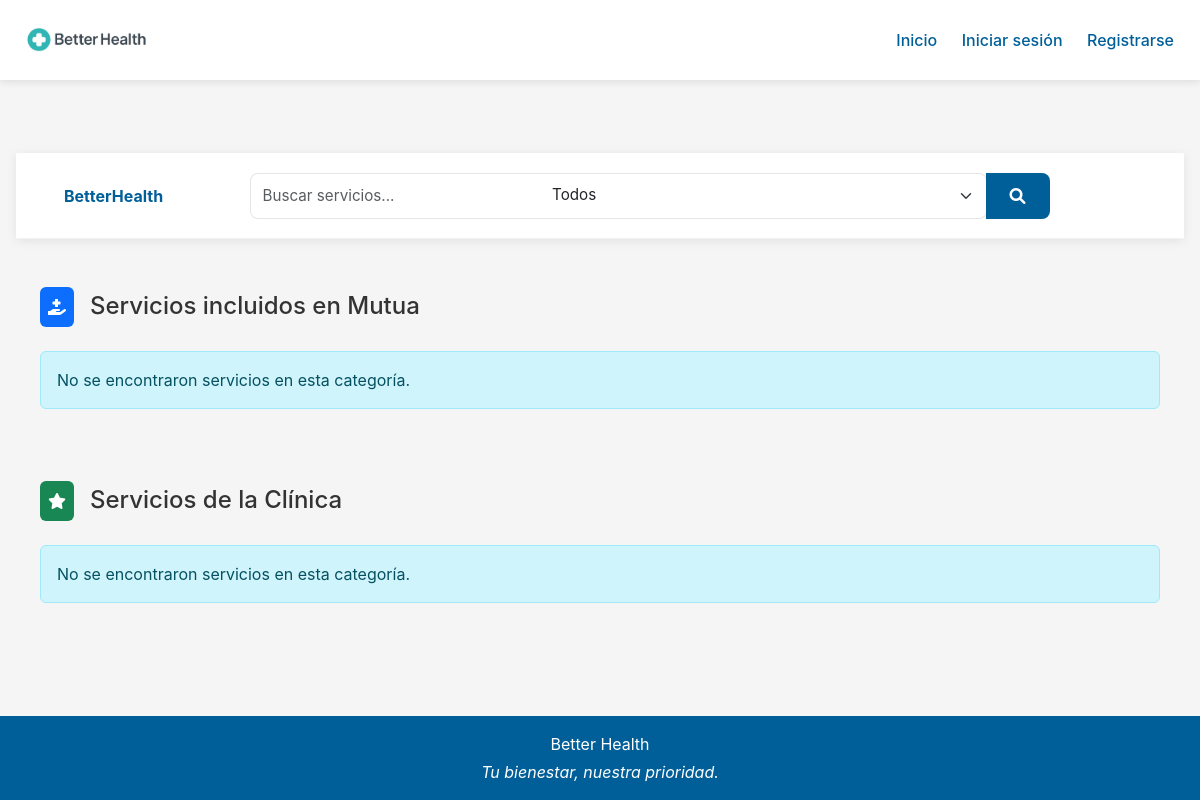
The app's page /all_services/, older data.
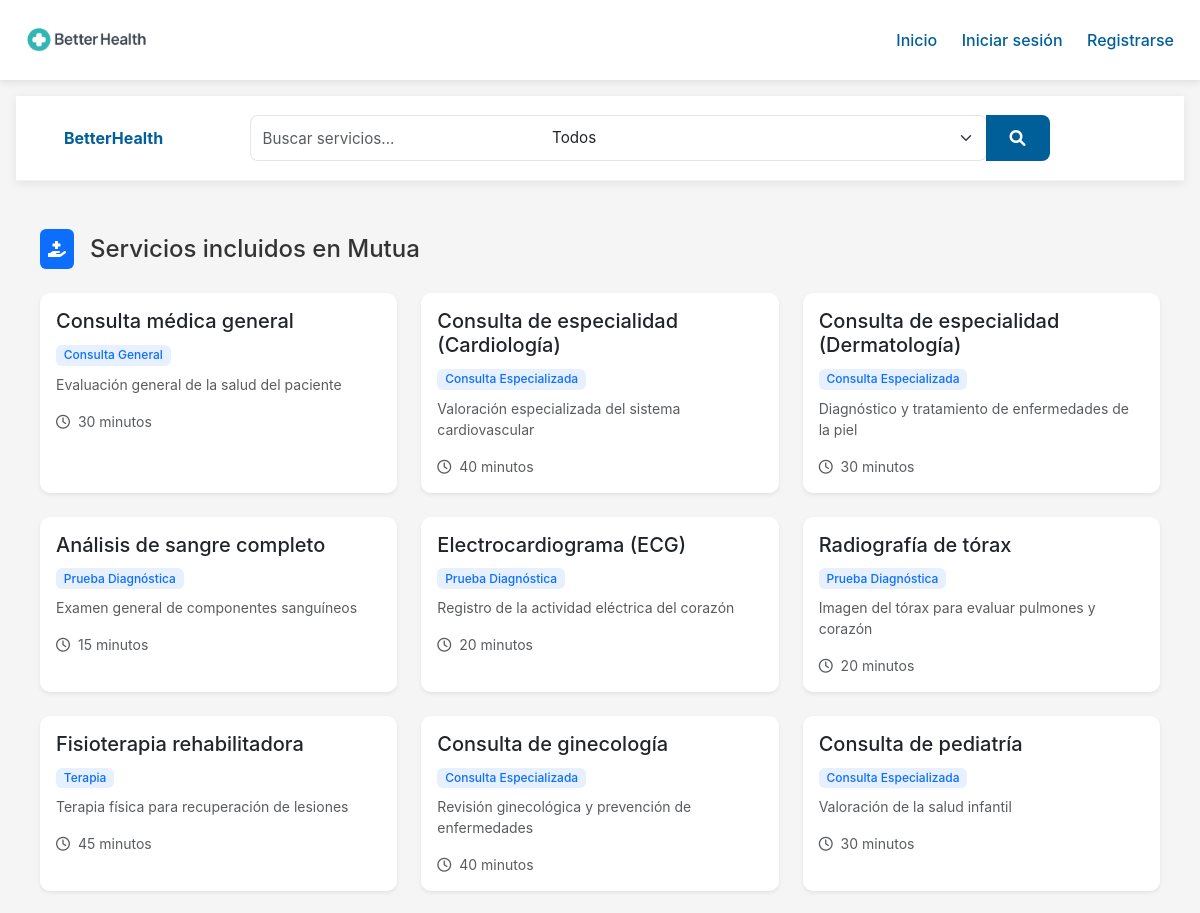
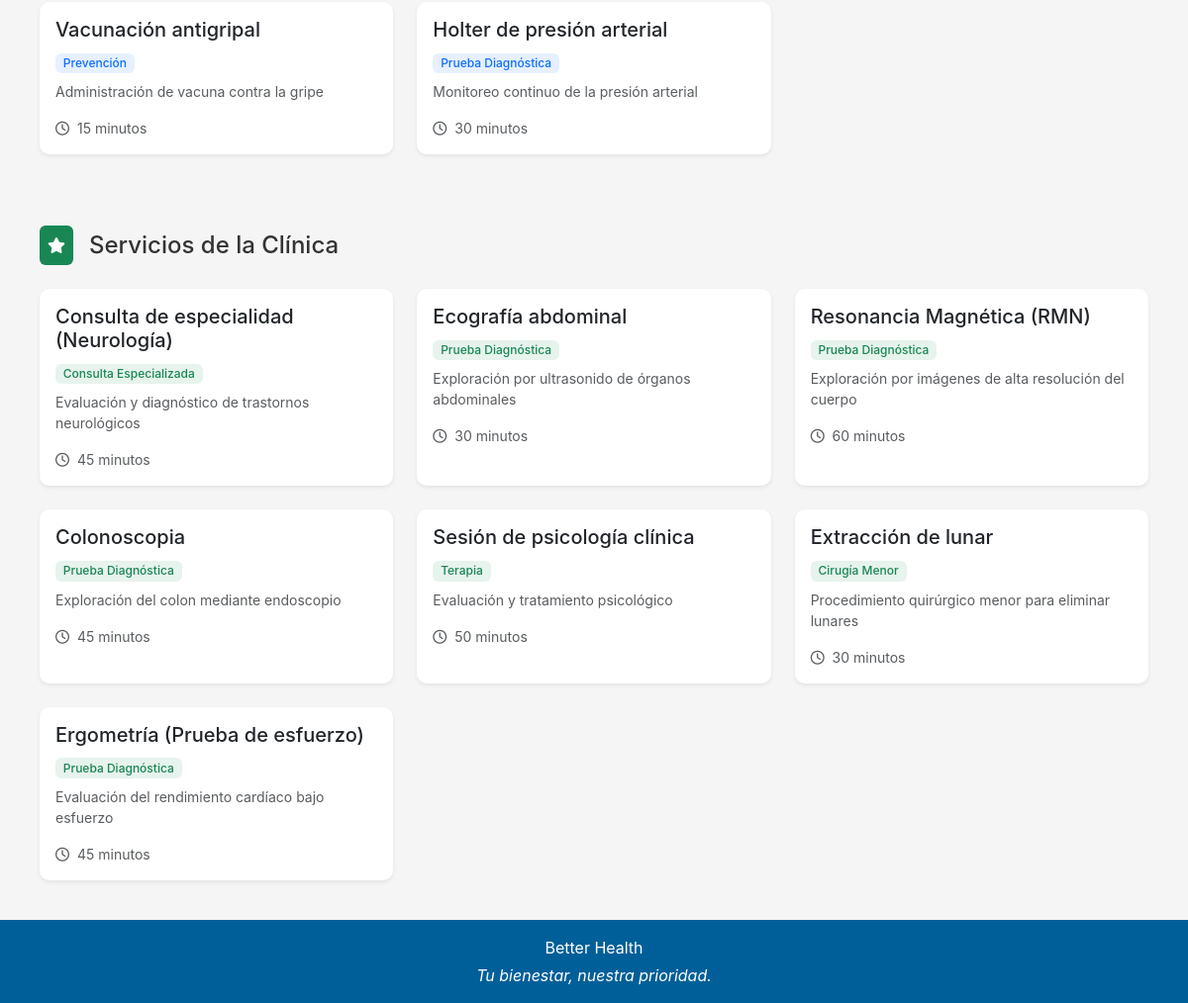
The same page, newer data (2 pictures, top to bottom).
### betterhealth/models.py (models this page shows, shortened)
class Service(models.Model):
    name = models.CharField(max_length=255, unique=True)
    description = models.TextField()
    service_type = models.CharField(max_length=100)
    price = models.DecimalField(max_digits=6, decimal_places=2)
    included_in_mutual = models.BooleanField()
    duration_minutes = models.IntegerField()
    requires_mutual_authorization = models.BooleanField()

### betterhealth/views.py (the view, shortened to what this page needs)
# urls.py: path('all_services/', views.all_services, name='all_services'),
def all_services(request):
    search_query = request.GET.get('servicio', '')
    service_type = request.GET.get('tipo_servicio', '')
    servicios_mutual = Service.objects.filter(included_in_mutual=True)
    servicios_clinic = Service.objects.filter(included_in_mutual=False)
    if service_type == 'mutual':
        servicios_clinic = Service.objects.none()
    elif service_type == 'private':
        servicios_mutual = Service.objects.none()
    return render(request, "patient/all_services.html", {
        "services_mutual": servicios_mutual,
        "services_clinic": servicios_clinic,
        "search_query": search_query,
        "selected_type": service_type,
    })

### betterhealth/templates/patient/all_services.html (shortened to what this page needs)
{% extends 'patient/base.html' %}
{% load static %}
{% block content %}
<nav class="services-navbar">
    <div class="container-fluid px-4">
        <div class="d-flex justify-content-between align-items-center">
            <a class="navbar-brand" href="#">
                <span class="fw-bold" style="color: var(--primary);">BetterHealth</span>
            </a>
            <form method="get" class="services-search-form flex-grow-1 mx-4">
                <div class="input-group mx-auto" style="max-width: 800px;">
                    <input type="text"
                           name="servicio"
                           class="form-control"
                           placeholder="Buscar servicios..."
                           value="{{ search_query }}"
                           aria-label="Buscar servicios">
                    <select name="tipo_servicio" class="form-select">
                        <option value="">Todos</option>
                    </select>
                    <button class="btn btn-search" type="submit">
                        <i class="fas fa-search"></i>
                    </button>
                </div>
            </form>
        </div>
    </div>
</nav>
<div class="container py-4">
    <section id="mutual" class="mb-5 pt-4">
        <div class="d-flex align-items-center mb-4">
            <div class="bg-primary p-2 rounded me-3">
                <i class="fas fa-hand-holding-medical text-white"></i>
            </div>
            <h2 class="h4 mb-0">Servicios incluidos en Mutua</h2>
        </div>
        {% if services_mutual %}
        <div class="row row-cols-1 row-cols-md-2 row-cols-lg-3 g-4">
            {% for servicio in services_mutual %}
            <div class="col">
                <div class="card h-100 border-0 shadow-sm">
                    <div class="card-body">
                        <h3 class="h5 card-title">{{ servicio.name }}</h3>
                        <span class="badge bg-primary bg-opacity-10 text-primary mb-2">
                            {{ servicio.service_type }}
                        </span>
                        <p class="card-text text-muted small">
                            {{ servicio.description|default:"Descripción no disponible" }}
                        </p>
                        <div class="small text-muted">
                            <i class="far fa-clock me-1"></i> {{ servicio.duration_minutes }} minutos
                        </div>
                    </div>
                </div>
            </div>
            {% endfor %}
        </div>
        {% else %}
        <div class="alert alert-info">
            No se encontraron servicios en esta categoría.
        </div>
        {% endif %}
    </section>
    <section id="clinic" class="pt-4">
        <div class="d-flex align-items-center mb-4">
            <div class="bg-success p-2 rounded me-3">
                <i class="fas fa-star text-white"></i>
            </div>
            <h2 class="h4 mb-0">Servicios de la Clínica</h2>
        </div>
        {% if services_clinic %}
        <div class="row row-cols-1 row-cols-md-2 row-cols-lg-3 g-4">
            {% for servicio in services_clinic %}
            <div class="col">
                <div class="card h-100 border-0 shadow-sm">
                    <div class="card-body">
                        <h3 class="h5 card-title">{{ servicio.name }}</h3>
                        <span class="badge bg-success bg-opacity-10 text-success mb-2">
                            {{ servicio.service_type }}
                        </span>
                        <p class="card-text text-muted small">
                            {{ servicio.description|default:"Descripción no disponible" }}
                        </p>
                        <div class="small text-muted">
                            <i class="far fa-clock me-1"></i> {{ servicio.duration_minutes }} minutos
                        </div>
                    </div>
                </div>
            </div>
            {% endfor %}
        </div>
        {% else %}
        <div class="alert alert-info">
            No se encontraron servicios en esta categoría.
        </div>
        {% endif %}
    </section>
</div>
{% endblock %}

### betterhealth/templates/patient/base.html (shortened to what this page needs)
<!DOCTYPE html>
<html lang="es">
<head>
    {% load static %}
    <link href="https://cdn.jsdelivr.net/npm/bootstrap@5.3.0/dist/css/bootstrap.min.css" rel="stylesheet">
    <link rel="stylesheet" href="{% static 'css/style.css' %}">
    <link rel="stylesheet" href="https://cdnjs.cloudflare.com/ajax/libs/font-awesome/6.0.0/css/all.min.css">
</head>
<body class="{% block bodyclass %}{% endblock %}">
    <header class="main-header">
        <nav class="navbar">
            <div class="logo">
                <img src="{% static 'Screenshot 2025-05-21 at 20.55.06.png' %}" alt="Better Health Logo" style="max-width: 140px; width: 100%; height: auto; display: block;">            </div>
            <div class="nav-links">
                <a href="{% url 'home' %}">Inicio</a>
                {% if user.is_authenticated %}
                    <a href="{% url 'profile' %}">Perfil</a>
                    <a href="{% url 'logout' %}">Cerrar sesión</a>
                    <span class="user-greeting">Hola, {{ user.username }}!</span>
                {% else %}
                    <a href="{% url 'login' %}">Iniciar sesión</a>
                    <a href="{% url 'register' %}">Registrarse</a>
                {% endif %}
            </div>
        </nav>
    </header>
    <main>
        {% block content %}{% endblock %}
    </main>
    <footer class="footer">
    <div class="footer-content">
        <div class="footer-brand">
            <div class="logo">Better Health</div>
            <div class="brand-slogan">Tu bienestar, nuestra prioridad.</div>
        </div>
    </div>
</footer>
</body>
</html>

### betterhealth/static/css/style.css (style rules this page uses)
:root { --primary: #005F99; --success: #4CAF50; --gray-light: #F5F5F5; --gray-dark: #333333; --error: #D32F2F; --white: #ffffff; --light-blue: #EBF5FF; --primary-dark: #2980b9; --primary-rgb: 52, 152, 219; }
body { margin: 0; font-family: 'Inter', 'Open Sans', 'Segoe UI', sans-serif; background: var(--gray-light); color: var(--gray-dark); min-height: 100vh; display: flex; flex-direction: column; }
.main-header { background-color: var(--white); padding: 1rem; color: var(--primary); box-shadow: 0 2px 8px rgba(0, 0, 0, 0.1); }
.navbar { display: flex; justify-content: space-between; align-items: center; }
.navbar .logo { display: flex; align-items: center; font-weight: bold; color: var(--primary); }
.navbar .logo img { height: 32px; margin-right: 10px; }
.nav-links a { margin: 0 10px; color: var(--primary); text-decoration: none; font-weight: 500; }
main { flex: 1; display: flex; flex-direction: column; align-items: center; justify-content: center; padding: 1rem; }
.footer { text-align: center; padding: 1rem; background: var(--primary); color: var(--white); margin-top: auto; }
.container { max-width: 1200px; margin: 0 auto; padding: 24px; }
.brand-slogan { font-size: 16px; font-style: italic; color: var(--white); margin-top: 4px; font-weight: normal; }

### betterhealth/templates/patient/all_services.html (style rules this page uses)
.services-navbar { background-color: white; box-shadow: 0 2px 10px rgba(0, 0, 0, 0.08); border-bottom: 1px solid rgba(0, 0, 0, 0.05); width: 100%; max-width: 1200px; margin: 0 auto; padding: 1.2rem 1.5rem; }
.services-search-form .input-group { width: 100%; }
.services-search-form .form-control, .services-search-form .form-select { height: 46px; border: 1px solid rgba(0, 0, 0, 0.1); font-size: 0.95rem; }
.services-search-form .form-control { border-radius: 8px 0 0 8px !important; border-right: none; }
.services-search-form .form-select { border-radius: 0 8px 8px 0 !important; border-left: none; width: 180px; }
.btn-search { background-color: var(--primary); color: white; border: none; border-radius: 0 8px 8px 0 !important; padding: 0 1.5rem; transition: all 0.2s; }
.card { transition: all 0.3s ease; border-radius: 10px; }
.badge { font-weight: 500; padding: 0.35em 0.65em; }
section { scroll-margin-top: 100px; }

Row changes from the older to the newer data that the page shows:
added Service: name "Consulta médica general", service_type "Consulta General", description "Evaluación general de la salud del paciente", duration_minutes "30", shown under "Servicios incluidos en Mutua"
added Service: name "Consulta de especialidad (Cardiología)", service_type "Consulta Especializada", description "Valoración especializada del sistema cardiovascular", duration_minutes "40", shown under "Servicios incluidos en Mutua"
added Service: name "Consulta de especialidad (Dermatología)", service_type "Consulta Especializada", description "Diagnóstico y tratamiento de enfermedades de la piel", duration_minutes "30", shown under "Servicios incluidos en Mutua"
added Service: name "Análisis de sangre completo", service_type "Prueba Diagnóstica", description "Examen general de componentes sanguíneos", duration_minutes "15", shown under "Servicios incluidos en Mutua"
added Service: name "Electrocardiograma (ECG)", service_type "Prueba Diagnóstica", description "Registro de la actividad eléctrica del corazón", duration_minutes "20", shown under "Servicios incluidos en Mutua"
added Service: name "Radiografía de tórax", service_type "Prueba Diagnóstica", description "Imagen del tórax para evaluar pulmones y corazón", duration_minutes "20", shown under "Servicios incluidos en Mutua"
added Service: name "Fisioterapia rehabilitadora", service_type "Terapia", description "Terapia física para recuperación de lesiones", duration_minutes "45", shown under "Servicios incluidos en Mutua"
added Service: name "Consulta de ginecología", service_type "Consulta Especializada", description "Revisión ginecológica y prevención de enfermedades", duration_minutes "40", shown under "Servicios incluidos en Mutua"
added Service: name "Consulta de pediatría", service_type "Consulta Especializada", description "Valoración de la salud infantil", duration_minutes "30", shown under "Servicios incluidos en Mutua"
added Service: name "Vacunación antigripal", service_type "Prevención", description "Administración de vacuna contra la gripe", duration_minutes "15", shown under "Servicios incluidos en Mutua"
added Service: name "Holter de presión arterial", service_type "Prueba Diagnóstica", description "Monitoreo continuo de la presión arterial", duration_minutes "30", shown under "Servicios incluidos en Mutua"
added Service: name "Consulta de especialidad (Neurología)", service_type "Consulta Especializada", description "Evaluación y diagnóstico de trastornos neurológicos", duration_minutes "45", shown under "Servicios de la Clínica"
added Service: name "Ecografía abdominal", service_type "Prueba Diagnóstica", description "Exploración por ultrasonido de órganos abdominales", duration_minutes "30", shown under "Servicios de la Clínica"
added Service: name "Resonancia Magnética (RMN)", service_type "Prueba Diagnóstica", description "Exploración por imágenes de alta resolución del cuerpo", duration_minutes "60", shown under "Servicios de la Clínica"
added Service: name "Colonoscopia", service_type "Prueba Diagnóstica", description "Exploración del colon mediante endoscopio", duration_minutes "45", shown under "Servicios de la Clínica"
added Service: name "Sesión de psicología clínica", service_type "Terapia", description "Evaluación y tratamiento psicológico", duration_minutes "50", shown under "Servicios de la Clínica"
added Service: name "Extracción de lunar", service_type "Cirugía Menor", description "Procedimiento quirúrgico menor para eliminar lunares", duration_minutes "30", shown under "Servicios de la Clínica"
added Service: name "Ergometría (Prueba de esfuerzo)", service_type "Prueba Diagnóstica", description "Evaluación del rendimiento cardíaco bajo esfuerzo", duration_minutes "45", shown under "Servicios de la Clínica"
Text that changed along with them:
text no longer shown: "No se encontraron servicios en esta categoría. No se encontraron servicios en esta categoría."
